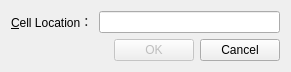
<?xml version="1.0" encoding="UTF-8"?>
<ui version="4.0">
 <class>Dialog</class>
 <widget class="QDialog" name="Dialog">
  <property name="geometry">
   <rect>
    <x>0</x>
    <y>0</y>
    <width>291</width>
    <height>72</height>
   </rect>
  </property>
  <property name="windowTitle">
   <string>Go To Cell</string>
  </property>
  <layout class="QVBoxLayout" name="verticalLayout">
   <item>
    <layout class="QHBoxLayout" name="horizontalLayout">
     <item>
      <widget class="QLabel" name="label">
       <property name="text">
        <string>&amp;Cell Location：</string>
       </property>
       <property name="buddy">
        <cstring>lineEdit</cstring>
       </property>
      </widget>
     </item>
     <item>
      <widget class="QLineEdit" name="lineEdit"/>
     </item>
    </layout>
   </item>
   <item>
    <layout class="QHBoxLayout" name="horizontalLayout_2">
     <item>
      <spacer name="horizontalSpacer">
       <property name="orientation">
        <enum>Qt::Horizontal</enum>
       </property>
       <property name="sizeHint" stdset="0">
        <size>
         <width>40</width>
         <height>20</height>
        </size>
       </property>
      </spacer>
     </item>
     <item>
      <widget class="QPushButton" name="okButton">
       <property name="enabled">
        <bool>false</bool>
       </property>
       <property name="text">
        <string>OK</string>
       </property>
       <property name="default">
        <bool>true</bool>
       </property>
      </widget>
     </item>
     <item>
      <widget class="QPushButton" name="cancelButton">
       <property name="text">
        <string>Cancel</string>
       </property>
      </widget>
     </item>
    </layout>
   </item>
  </layout>
 </widget>
 <resources/>
 <connections/>
</ui>
